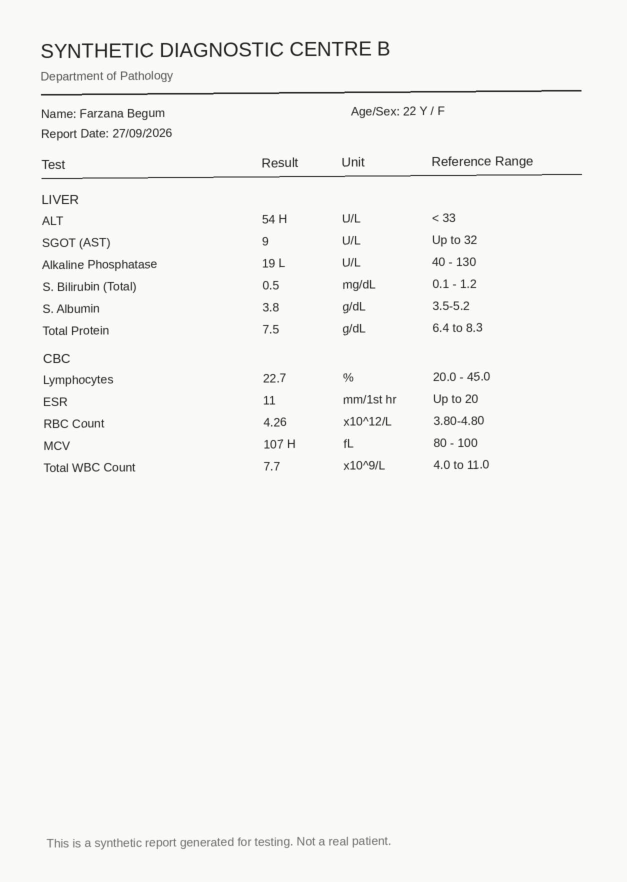
#> input picture samples/sample_report.jpg, 1254 x 1764 px (shown at 1/2 size); its folder holds only this picture in this run
$ python -i generate_reports.py   (imports and definitions only)
#> lines starting #> are read from the running program, lines starting #| are printed output that depends on the picture
#> further down, picture is the input picture: PIL image 1254x1764 RGB; mean R, G, B 245.4, 245.4, 243.4
"""Synthetic lab report generator: our own dataset tool.

Creates realistic-looking report images with random tests, values, layouts and
photo noise, plus a ground-truth JSON for each image. We use these to:
  1. measure how accurately the pipeline reads reports (evaluate.py), and
  2. build training data for fine-tuning our language model (prepare_finetune_data.py).

Usage:
    python dataset/generate_reports.py --count 200 --out dataset/synthetic
"""
import argparse
import json
import random
import sys
from pathlib import Path

from PIL import Image, ImageDraw, ImageFilter, ImageFont

sys.path.insert(0, str(Path(__file__).resolve().parents[1]))
from medilens.dictionary import load_tests  # noqa: E402

# Fonts: first ones found on this computer are used (Windows, Linux or macOS).
FONT_CANDIDATES = [
    "C:/Windows/Fonts/arial.ttf", "C:/Windows/Fonts/times.ttf", "C:/Windows/Fonts/calibri.ttf",
    "C:/Windows/Fonts/cour.ttf", "C:/Windows/Fonts/tahoma.ttf",
    "/usr/share/fonts/truetype/dejavu/DejaVuSans.ttf", "/usr/share/fonts/truetype/dejavu/DejaVuSerif.ttf",
    "/usr/share/fonts/truetype/liberation/LiberationSans-Regular.ttf",
    "/usr/share/fonts/truetype/liberation/LiberationSerif-Regular.ttf",
    "/usr/share/fonts/truetype/liberation/LiberationMono-Regular.ttf",
    "/Library/Fonts/Arial.ttf", "/System/Library/Fonts/Supplemental/Arial.ttf",
]
FONTS = [f for f in FONT_CANDIDATES if Path(f).exists()]

LABS = ["SYNTHETIC DIAGNOSTIC CENTRE A", "SYNTHETIC DIAGNOSTIC CENTRE B", "SYNTHETIC PATHOLOGY LAB C",
        "SYNTHETIC MEDICAL SERVICES D", "SYNTHETIC HEALTH LAB E"]
FIRST = ["Rahima", "Karim", "Nusrat", "Tanvir", "Shirin", "Habib", "Farzana", "Sabbir", "Mitu", "Rafiq"]
LAST = ["Begum", "Ahmed", "Hossain", "Islam", "Akter", "Rahman", "Khatun", "Uddin", "Chowdhury", "Sarker"]

# Popular test panels, so reports look like real orders.
PANELS = {
    "CBC": ["hemoglobin", "wbc", "platelets", "rbc", "hematocrit", "mcv", "mch", "mchc", "neutrophils", "lymphocytes", "eosinophils", "esr"],
    "Diabetes": ["fbs", "sugar_2h", "hba1c", "rbs"],
    "Lipid profile": ["cholesterol", "ldl", "hdl", "triglycerides"],
    "Kidney": ["creatinine", "urea", "uric_acid", "sodium", "potassium", "chloride"],
    "Liver": ["alt", "ast", "alp", "bilirubin", "albumin", "total_protein"],
    "Thyroid": ["tsh", "ft4", "ft3"],
    "Others": ["vitamin_d", "vitamin_b12", "ferritin", "crp", "calcium"],
}

# How each test's name is often written on reports (picked at random).
WRITTEN = {
    "hemoglobin": ["Hemoglobin", "Haemoglobin", "Hb"], "wbc": ["WBC (Total)", "Total WBC Count", "Total Count (TC)"],
    "platelets": ["Platelet Count", "Platelets"], "rbc": ["RBC Count", "Total RBC"], "hematocrit": ["PCV", "Hematocrit (PCV)"],
    "mcv": ["MCV"], "mch": ["MCH"], "mchc": ["MCHC"], "neutrophils": ["Neutrophils"], "lymphocytes": ["Lymphocytes"],
    "eosinophils": ["Eosinophils"], "esr": ["ESR"], "fbs": ["FBS", "Fasting Blood Sugar", "Blood Sugar (Fasting)"],
    "rbs": ["RBS", "Random Blood Sugar"], "sugar_2h": ["2 hrs ABF", "Blood Sugar 2 hrs ABF"], "hba1c": ["HbA1c", "Glycated Hemoglobin"],
    "cholesterol": ["Total Cholesterol", "S. Cholesterol"], "ldl": ["LDL Cholesterol", "LDL-C"], "hdl": ["HDL Cholesterol", "HDL-C"],
    "triglycerides": ["Triglycerides", "S. Triglyceride"], "creatinine": ["S. Creatinine", "Serum Creatinine", "Creatinine"],
    "urea": ["Blood Urea", "S. Urea"], "uric_acid": ["S. Uric Acid", "Uric Acid"], "sodium": ["Sodium (Na+)", "S. Sodium"],
    "potassium": ["Potassium (K+)", "S. Potassium"], "chloride": ["Chloride (Cl-)", "S. Chloride"], "alt": ["SGPT (ALT)", "ALT"],
    "ast": ["SGOT (AST)", "AST"], "alp": ["Alkaline Phosphatase"], "bilirubin": ["S. Bilirubin (Total)", "Total Bilirubin"],
    "albumin": ["S. Albumin", "Albumin"], "total_protein": ["Total Protein"], "tsh": ["TSH", "S. TSH"], "ft4": ["FT4", "Free T4"],
    "ft3": ["FT3", "Free T3"], "vitamin_d": ["25 OH Vitamin D", "Vitamin D"], "vitamin_b12": ["Vitamin B12"],
    "ferritin": ["S. Ferritin", "Ferritin"], "crp": ["CRP", "C-Reactive Protein"], "calcium": ["S. Calcium", "Calcium"],
}

DECIMALS = {"%": 1, "g/dL": 1, "mmol/L": 1, "mg/dL": 1, "x10^9/L": 1, "x10^12/L": 2, "fL": 0, "pg": 1,
            "U/L": 0, "mIU/L": 2, "ng/dL": 2, "pg/mL": 0, "ng/mL": 1, "mg/L": 1, "mm/1st hr": 0}


def nice(x, d):
    return f"{x:.{d}f}" if d else str(int(round(x)))


# [114 lines left out: functions pick_value, make_record, render, not called in this run]


def add_photo_noise(img):
    """Make it look like a phone photo: slight rotation, blur, darker light."""
    img = img.rotate(random.uniform(-2.0, 2.0), expand=True, fillcolor="white")
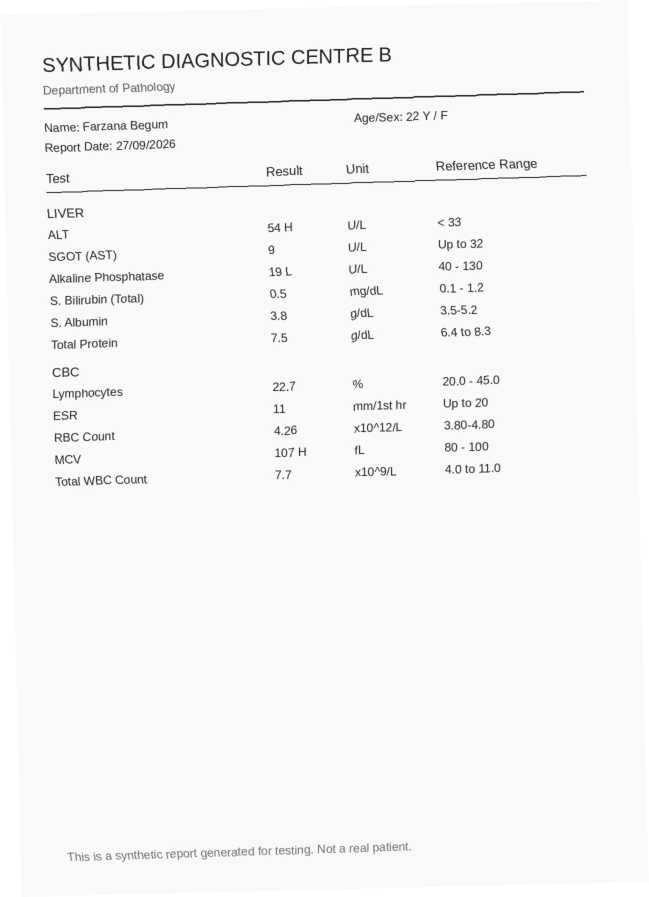
#> img: PIL image 1298x1794 RGB (shown at 1/2 size); mean R, G, B 245.9, 245.9, 244
    if random.random() < 0.5:
        img = img.filter(ImageFilter.GaussianBlur(random.uniform(0.3, 1.0)))
    if random.random() < 0.5:
        shade = random.randint(200, 245)
        overlay = Image.new("RGB", img.size, (shade, shade, shade - 10))
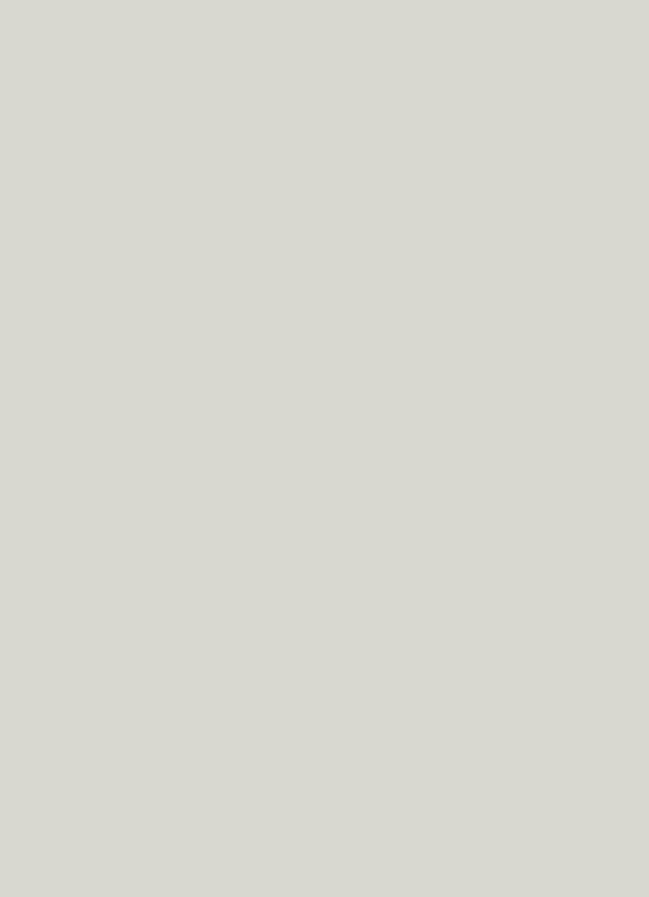
#> overlay: PIL image 1298x1794 RGB (shown at 1/2 size); mean R, G, B 216, 216, 206
        img = Image.blend(img, overlay, 0.15)
    return img


# [31 lines left out: function generate, not called in this run]


# [7 lines not run here, left out]

>>> from PIL import Image
>>> picture = Image.open('../samples/sample_report.jpg')
>>> result = add_photo_noise(picture)
